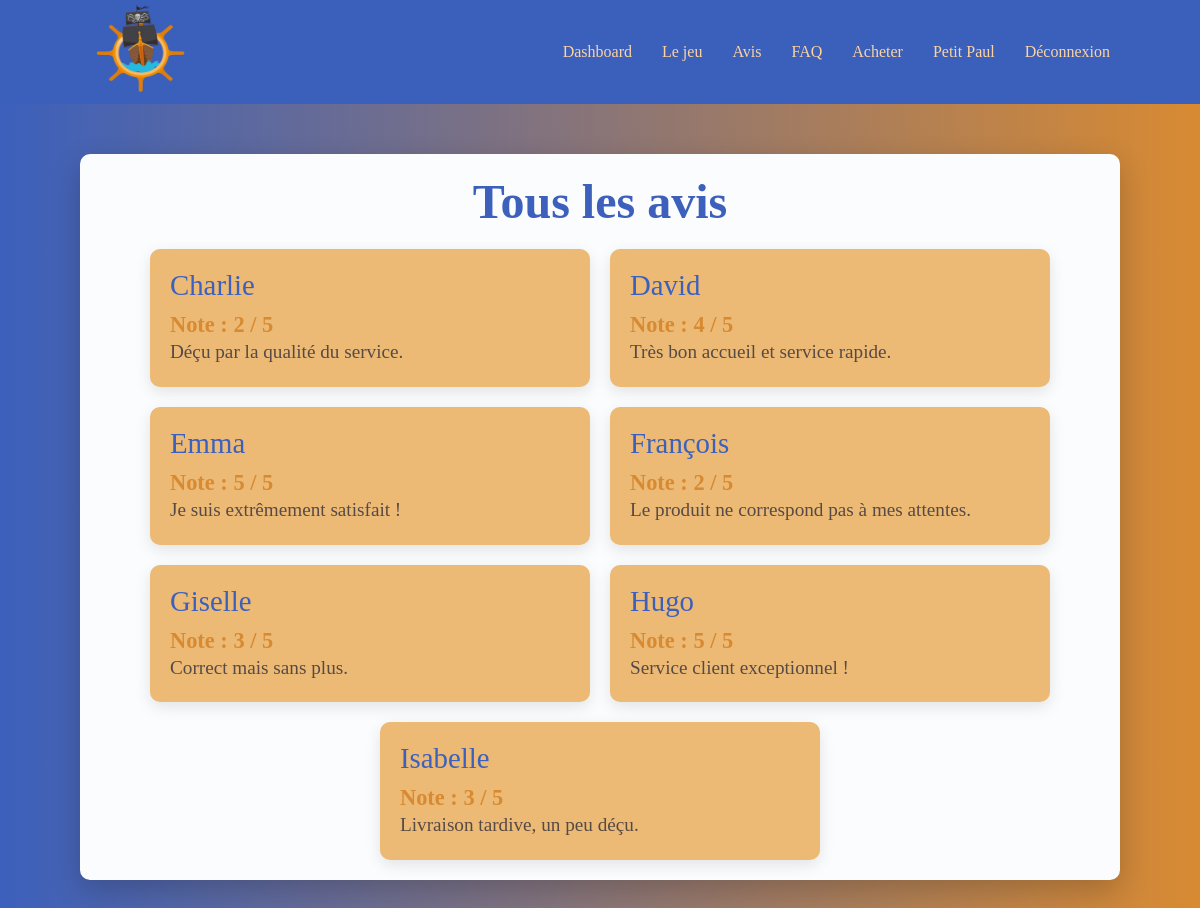
The page /pages/feedbacks.php (signed in) on the database its author committed.
### tables this page shows
CREATE TABLE IF NOT EXISTS `feedbacks` (
  `id` int NOT NULL AUTO_INCREMENT,
  `firstname` varchar(100) NOT NULL,
  `wording` varchar(255) NOT NULL,
  `rate` int NOT NULL,
  PRIMARY KEY (`id`)
);

### config/controller/PDOUtils.php (called while the page is built, shortened)
<?php
class PDOUtils {
    private $pdo_;
    private static $sharedInstance_;
    private function __construct() {
        $environments = [
           'development' => [
               'host' => 'localhost',
               'dbname' => 'workshop-ico',
               'username' => 'root',
               'password' => '',
           ],
           'production' => [
               'host' => 'localhost',
               'dbname' => 'u611341706_ico_workshop',
               'username' => 'u611341706_ico',
               'password' => 'Asking@1234',
           ],
       ];
       $environment = 'production';
       $dbConfig = $environments[$environment];
       $dsn = "mysql:host={$dbConfig['host']};dbname={$dbConfig['dbname']};charset=utf8";
       $this->pdo_ = new PDO($dsn, $dbConfig['username'], $dbConfig['password'], [
           PDO::MYSQL_ATTR_INIT_COMMAND => 'SET NAMES utf8',
       ]);
       }
        public static function getSharedInstance()
        {
            if (!isset(PDOUtils::$sharedInstance_)) {
                PDOUtils::$sharedInstance_ = new PDOUtils();
            }
            return PDOUtils::$sharedInstance_;
        }
        public function requestSQL($sql, $params = null) {
            $statement = $this->pdo_->prepare($sql);
            if ($statement) {
                if ($statement->execute($params)) {
                    $result = $statement->fetchAll(PDO::FETCH_ASSOC);
                    return $result;
                } else {
                    throw new Exception('Erreur lors de l\'exécution de la requête : ' . implode(", ", $statement->errorInfo()));
                }
            } else {
                throw new Exception('Erreur lors de la préparation de la requête : ' . implode(", ", $this->pdo_->errorInfo()));
            }
        }
}

### config/controller/FeedbackController.php (called while the page is built, shortened)
<?php
class FeedbackController {
    public static function  getAllFeedbacks()
    {
        $pdo = PDOUtils::getSharedInstance();
        $results = $pdo->requestSQL('SELECT id, firstname, wording, rate FROM feedbacks');
        return $results;
    }
}

### pages/feedbacks.php (the view, shortened to what this page needs)
<!DOCTYPE html>
<html lang="fr">
<head>
    <link rel="stylesheet" href="../ressources/css/feedbacks.css">
</head>
<body>
    <?php
        require_once (__DIR__ . '/components/navbar.php');
        $feedbacks = FeedbackController::getAllFeedbacks();
    ?>
    <div class="feedbacks-container">
        <h1 class="page-title">Tous les avis</h1>
        <?php if (!empty($feedbacks)): ?>
            <div class="feedback-list">
                <?php foreach ($feedbacks as $feedback): ?>
                    <div class="feedback-card">
                        <h2><?= htmlspecialchars($feedback['firstname']); ?></h2>
                        <p class="rating">Note : <?= htmlspecialchars($feedback['rate']); ?> / 5</p>
                        <p class="feedback-text"><?= htmlspecialchars($feedback['wording']); ?></p>
                    </div>
                <?php endforeach; ?>
            </div>
        <?php else: ?>
            <p class="no-feedback">Aucun avis pour le moment.</p>
        <?php endif; ?>
    </div>
</body>
</html>

### ressources/css/feedbacks.css (style rules this page uses)
body { font-family: 'Nunito', sans-serif; background: linear-gradient(to right, #3c60bc, #d88a32); color: #574a45; margin: 0; padding: 0; }
.feedbacks-container { max-width: 1000px; margin: 50px auto; padding: 20px; background: #fafcfd; border-radius: 10px; box-shadow: 0 10px 30px rgba(0, 0, 0, 0.2); animation: fadeIn 1s ease-in-out; }
.page-title { font-size: 3rem; color: #3c60bc; text-align: center; font-weight: 600; margin-bottom: 20px; animation: slideIn 1s ease-in-out; }
.feedback-list { display: flex; flex-wrap: wrap; gap: 20px; justify-content: center; }
.feedback-card { background: #ecba75; color: #574a45; border-radius: 10px; padding: 20px; width: 100%; max-width: 400px; box-shadow: 0 5px 15px rgba(0, 0, 0, 0.1); transition: transform 0.3s ease, box-shadow 0.3s ease; animation: bounceIn 0.8s ease-in-out; }
.feedback-card h2 { font-size: 1.8rem; margin-bottom: 10px; color: #3c60bc; }
.rating { font-size: 1.4rem; font-weight: bold; color: #d88a32; }
.feedback-text { font-size: 1.2rem; line-height: 1.5; color: #574a45; }

### ressources/css/navbar.css (style rules this page uses)
* { margin: 0; padding: 0; text-decoration: none; font-family: "Indie Flower", serif; font-weight: 400; font-style: normal; }

### rows shown on the page
feedbacks: firstname "Charlie", rate "2", wording "Déçu par la qualité du service."
feedbacks: firstname "David", rate "4", wording "Très bon accueil et service rapide."
feedbacks: firstname "Emma", rate "5", wording "Je suis extrêmement satisfait !"
feedbacks: firstname "François", rate "2", wording "Le produit ne correspond pas à mes attentes."
feedbacks: firstname "Giselle", rate "3", wording "Correct mais sans plus."
feedbacks: firstname "Hugo", rate "5", wording "Service client exceptionnel !"
feedbacks: firstname "Isabelle", rate "3", wording "Livraison tardive, un peu déçu."

### other values the page prints
$user->getName() "Petit"
$user->getFirstname() "Paul"
